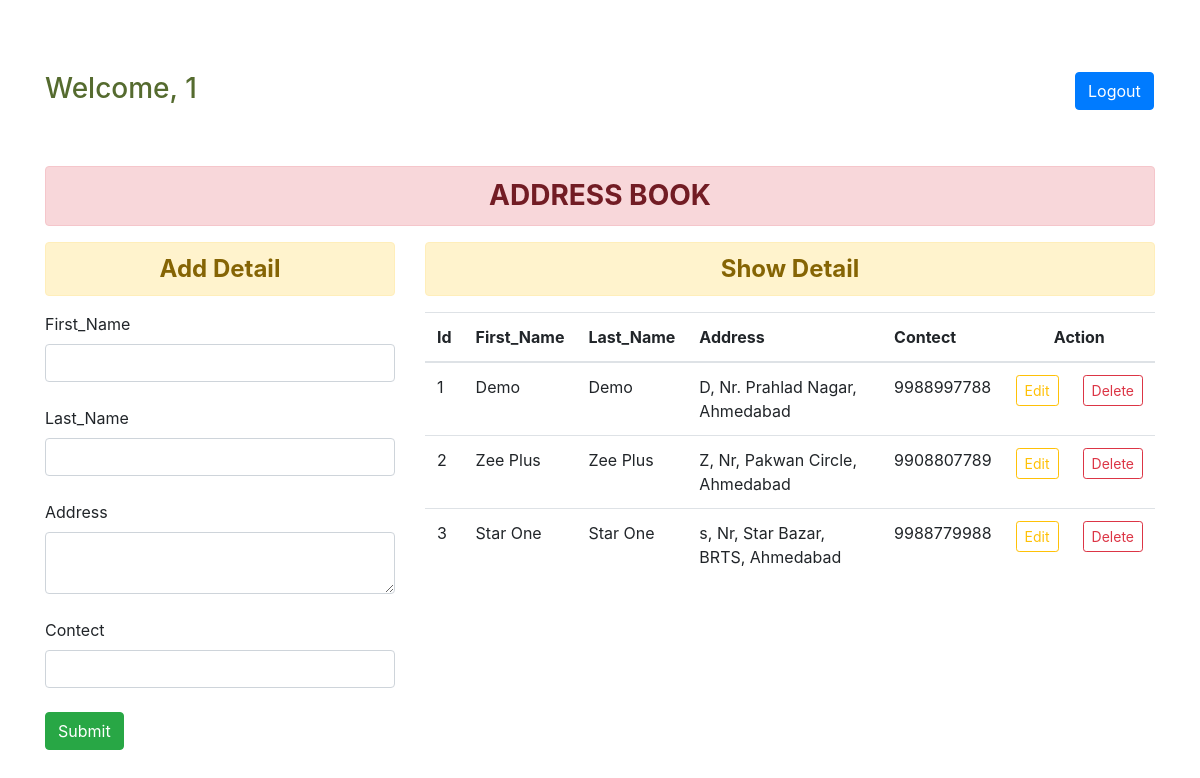
/data/ (signed in), run on the app's committed database.
### addressbook_app/models.py (models this page shows, shortened)
class UserProfile(models.Model):
    first_name = models.CharField(max_length=50,blank=True,null=True)
    last_name = models.CharField(max_length=50,blank=True,null=True)
    phone_number = models.IntegerField(blank=True,null=True)
    address = models.TextField(max_length=250,blank=True,null=True)
    created_date_time = models.DateTimeField(auto_now_add=True)
    status = models.ForeignKey(utl_status,on_delete=models.CASCADE,default = 1)

### addressbook_app/views.py (the view)
# urls.py: path('data/', DataView, name='data'),
def DataView(request):
    if not request.session.has_key('email_id'):
        return redirect('login')
    email_id = request.session['email_id']
    if request.method=='POST':
        try:
            data = UserProfile.objects.get(**{'id':request.POST.get("idname")})
        except Exception as ex:
            data = None
        if data is not None:
            profile1 = {
            'first_name':request.POST.get('first_name',data.first_name),
            'last_name':request.POST.get('last_name',data.last_name),
            'phone_number':request.POST.get('phone_number',data.phone_number),
            'address':request.POST.get('address',data.address),
            }
            for key,value in profile1.items():
                setattr(data,key,value)
            data.save()
            detail = SqlLogin()
            detail.action = 'Edit'
            detail.save()
            return redirect('data')
        else:
            model = UserProfile()
            model.first_name = request.POST['first_name']
            model.last_name = request.POST['last_name']
            model.address = request.POST['address']
            model.phone_number = request.POST['phone_number']
            model.save()
            detail = SqlLogin()
            detail.action = 'Create'
            detail.save()
            return redirect('data')
    else:
        data = UserProfile.objects.filter(**{'status':1})
        context = {
            'data' : data
        }
        detail = SqlLogin()
        detail.action = 'View'
        detail.save()
    return render(request,'data.html', context)

### addressbook_app/templates/data.html (shortened to what this page needs)
<!DOCTYPE html>
<html lang="en">
<head>
    <link rel="stylesheet" href="https://cdn.jsdelivr.net/npm/bootstrap@4.0.0/dist/css/bootstrap.min.css">
</head>
<body>
    <div class="container mt-5 ">
        <div class="row ">
            <div class="col-sm-11">
                <h3 style="color:darkolivegreen;" >Welcome, {{ request.session.email_id|capfirst }}</h3>
            </div>
            <div class="col-sm-0">
                <h4>
                    <a href="{% url 'logout' %}" class="btn btn btn-primary btn-mg">Logout</a>
                </h4>
            </div>
        </div>
        <br><br>
        <div class="row">
           <div class="col-sm-12">
            <h3 class="text-center alert alert-danger"><strong> ADDRESS BOOK</strong></h3>
           </div>
           <br>
            <div class="col-sm-4" >
                <form method="POST">
                    <h4 class="text-center alert alert-warning"><b>Add Detail</b></h4>
                    <label>First_Name</label>
                    <input type="text" class="form-control" name="first_name" id="first_name"><br>
                    <label>Last_Name</label>
                    <input type="text" class="form-control" name="last_name" id="last_name"><br>
                    <label>Address</label>
                    <textarea type="text" class="form-control" name="address" id="address"></textarea><br>
                    <label>Contect</label>
                    <input type="text" class="form-control" name="phone_number" id="phone_number">
                    <br>
                    <button class="btn btn-success" type="submit">Submit</button>
                </form>
            </div>
            <div class="col-lg-8">
                <table class="table table-hover">
                    <h4 class="text-center alert alert-warning" ><b>Show Detail</b></h4>
                    <thead >
                        <th scope="col" >Id</th>
                        <th scope="col" >First_Name</th>
                        <th scope="col" >Last_Name</th>
                        <th scope="col" >Address</th>
                        <th scope="col" >Contect</th>
                        <th scope="col" colspan="2" class="text-center">Action</th>
                    </thead>
                    <tbody id="tbody" >
                        {% for i in data %}
                        <tr>
                            <td>{{ forloop.counter }}</td>
                            <td>{{i.first_name}}</td>
                            <td>{{i.last_name}}</td>
                            <td>{{i.address}}</td>
                            <td>{{i.phone_number}}</td>
                            <td>
                                <input type="button" value="Edit" class="btn btn-outline-warning btn-sm btn-edit button button5" data-id="{{i.id}}">
                            </td>
                            <td>
                                <a href="{% url 'delete' id=i.id %}" class="btn btn-outline-danger btn-sm button button5 ">Delete</a>
                            </td>
                        </tr>
                            {% endfor %}
                    </tbody>
                </table>
            </div>
        </div>
    </div>
</body>
</html>

### data on the page
UserProfile: first_name "Demo", last_name "Demo", address "D, Nr. Prahlad Nagar, Ahmedabad", phone_number "9988997788"
UserProfile: first_name "Zee Plus", last_name "Zee Plus", address "Z, Nr, Pakwan Circle, Ahmedabad", phone_number "9908807789"
UserProfile: first_name "Star One", last_name "Star One", address "s, Nr, Star Bazar, BRTS, Ahmedabad", phone_number "9988779988"

### other printed values
{{ request.session.email_id|capfirst }} "1"
